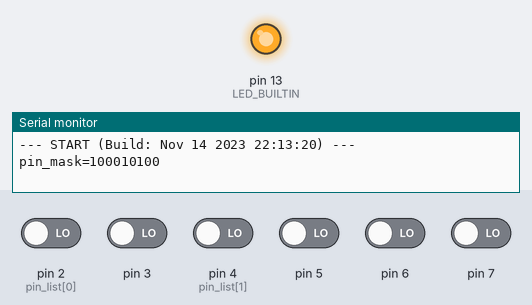
A sketch run on a simulated Arduino Uno, built with avr-gcc and run on an emulated ATmega328P. On the bench: output pins drawn as LEDs (lit = HIGH), the last lines printed to the serial monitor. The inputs (shaded band) are chosen by the test bench; at power-on: pin 2 (pin_list[0]), pin 3, pin 4 (pin_list[1]), pin 5–7 LOW.

Above: at 1.2 s.
1.3 s: pin 2 (pin_list[0]) driven HIGH
At 2.7 s:
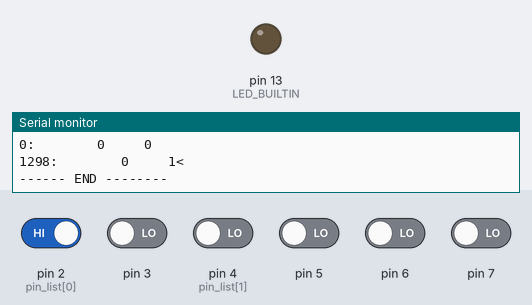
4.3 s: pin 4 (pin_list[1]) driven HIGH
At 7.0 s:
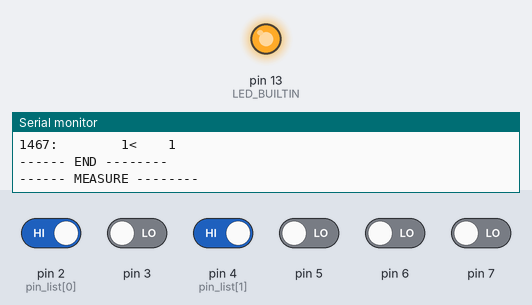
7.3 s: pin 2 (pin_list[0]) driven LOW and pin 4 (pin_list[1]) driven LOW
At 8.7 s:
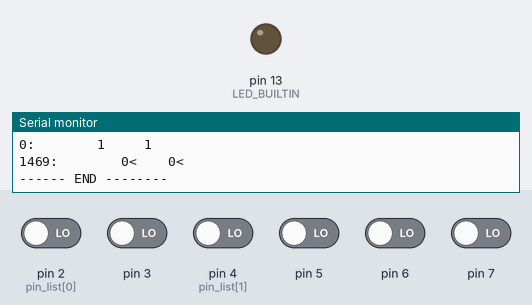
Timing chart, 0 to 10.3 s (numbered marks = the images above; inputs shaded):
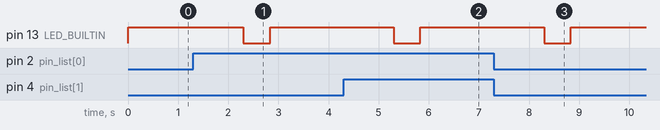

Measured:
- after the input at 1.3 s, pin 13 (LED_BUILTIN): HIGH → LOW after 1.0 s, → HIGH 0.53 s later
- after the input at 4.3 s, pin 13 (LED_BUILTIN): HIGH → LOW after 1.0 s, → HIGH 0.53 s later
- after the input at 7.3 s, pin 13 (LED_BUILTIN): HIGH → LOW after 1.0 s, → HIGH 0.53 s later

The sketch:

Pin_oszilloscope.ino
```cpp
#define TRACE_ON
//#define TRACE_SAMPLES_HIGH

byte pin_list[]={2,4};//,6,7};
#define PIN_COUNT sizeof(pin_list)
byte pin_mask=0;
byte prev_pattern=0;


struct sample_buffer_struct {
  uint16_t timestamp;
  byte pattern;
};

// Max idle time is defined in microseconds >> 8
#define MAX_IDLE_TIME 1000

#define SAMPLE_COUNT 550
struct sample_buffer_struct sample[SAMPLE_COUNT];
int sample_index=0;

void setup() {
  // put your setup code here, to run once:
  pinMode(LED_BUILTIN, OUTPUT);
  digitalWrite(LED_BUILTIN, HIGH); // light LED during setup

  #ifdef TRACE_ON
    char compile_signature[] = "--- START (Build: " __DATE__ " " __TIME__ ") ---";
    Serial.begin(9600);
    Serial.println(compile_signature);
  #endif

  for(byte p=0;p<PIN_COUNT;p++) {
    if(p<2)pinMode(pin_list[p],INPUT);
    else pinMode(pin_list[p],INPUT_PULLUP);
    bitWrite(pin_mask,pin_list[p],1);
  }
  Serial.print("pin_mask=");Serial.println(0x0100|pin_mask,BIN);
  digitalWrite(LED_BUILTIN, LOW);
}

void loop() {
  byte current_pattern=(PIND&pin_mask);
  uint16_t current_time=(millis()); // we only care about the last 650000 milliseconds with better resolution (about 1 Minute)

  #ifdef TRACE_SAMPLES_HIGH
        Serial.print(current_time); Serial.print(":");
        Serial.println(0x0100|current_pattern,BIN) ;
  #endif

  // collect samples as fast as possible
  if(current_pattern^prev_pattern || sample_index==0) {
      sample[sample_index].timestamp=current_time;
      sample[sample_index].pattern= current_pattern;
      sample_index++;
      prev_pattern=current_pattern;
      digitalWrite(LED_BUILTIN, sample_index&0x0003);
      #ifdef TRACE_SAMPLES_HIGH
        Serial.print("#");Serial.println(sample_index);
      #endif
  }

  // Dump data from sample buffer to serial
  if((sample_index>1 && current_time-sample[sample_index-1].timestamp>MAX_IDLE_TIME)||sample_index>=SAMPLE_COUNT) {
    uint16_t sample_start_time=sample[0].timestamp;
    uint8_t pattern_difference=0;
    prev_pattern=sample[0].pattern;
    digitalWrite(LED_BUILTIN, LOW);
    Serial.println(F("------ DATA --------"));
    for(int i=0;i<sample_index;i++) {
        pattern_difference=sample[i].pattern^prev_pattern;
        prev_pattern=sample[i].pattern;
        Serial.print((sample[i].timestamp-sample_start_time)); Serial.print(":\t");
        for(uint8_t b=7;b<=7;b--) {
          if(bitRead(pin_mask,b)) {Serial.print(bitRead(sample[i].pattern,b));
            if(bitRead(pattern_difference,b) )Serial.print("<");
               else  Serial.print(" ");
          }
          Serial.print("  ");
        }
        Serial.println() ;
    }
    Serial.println(F("------ END --------"));
    delay(500);
    Serial.println(F("------ MEASURE --------"));
    sample_index=0;
  }


}
```
